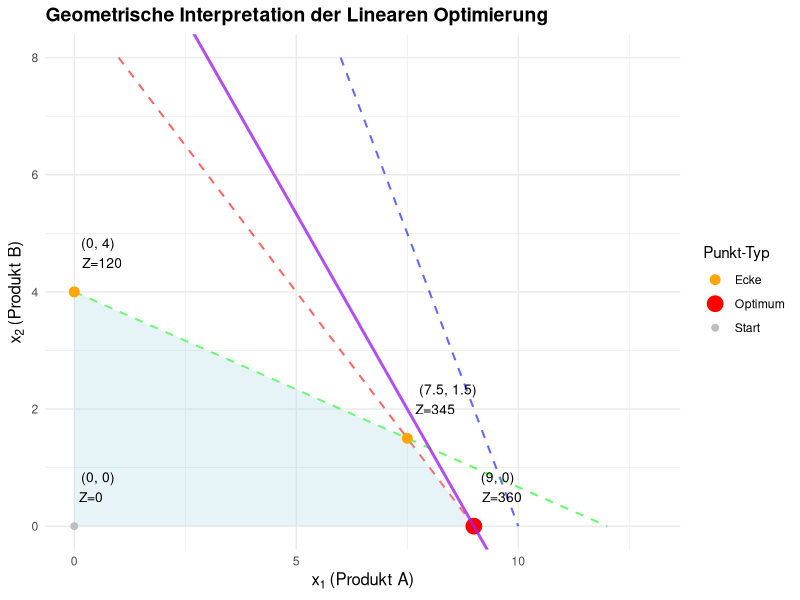
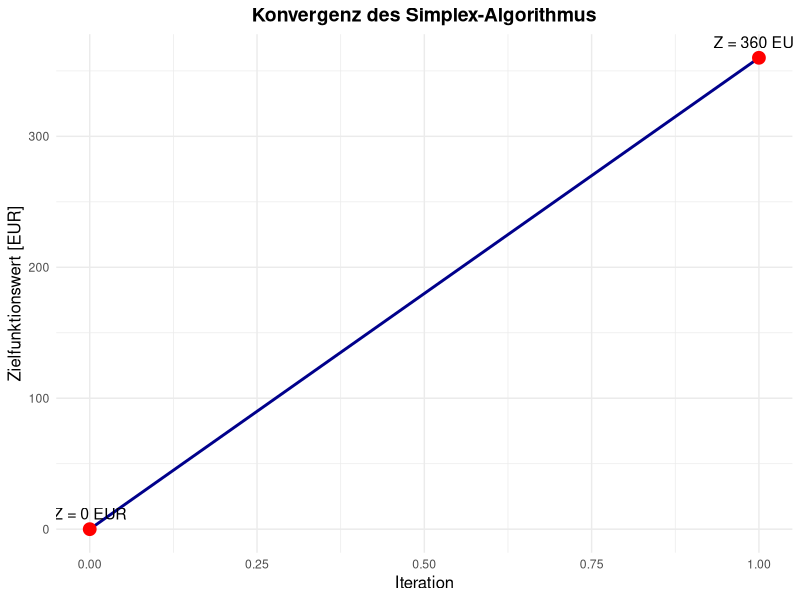

Write R code to recreate these figures, in order.
## ---- chunk 1
options(digits = 4)
knitr::opts_chunk$set(echo=FALSE, message=FALSE, warning=FALSE, cache=FALSE, 
                      dev.args=list(pointsize=11), size="scriptsize")
library(tidyverse)
library(gridExtra)
library(knitr)
## ---- chunk 2
# Initiales Tableau
tableau_0 <- data.frame(
  Basis = c("$s_1$", "$s_2$", "$s_3$", "Z"),
  x_1 = c(4, 10, 1, -40),
  x_2 = c(2, 30, 1, -30),
  s_1 = c(1, 0, 0, 0),
  s_2 = c(0, 1, 0, 0),
  s_3 = c(0, 0, 1, 0),
  RHS = c(40, 120, 9, 0)
)

colnames(tableau_0) <- c("Basis", "$x_1$", "$x_2$", "$s_1$", "$s_2$", "$s_3$", "RHS")
knitr::kable(tableau_0, escape=FALSE, caption = "Initiales Simplex-Tableau (Iteration 0)")
## ---- chunk 3
tableau_1 <- data.frame(
  Basis = c("$s_1$", "$s_2$", "$x_1$", "Z"),
  x_1 = c(0, 0, 1, 0),
  x_2 = c(-2, 20, 1, 10),
  s_1 = c(1, 0, 0, 0),
  s_2 = c(0, 1, 0, 0),
  s_3 = c(-4, -10, 1, 40),
  RHS = c(4, 30, 9, 360)
)

colnames(tableau_1) <- c("Basis", "$x_1$", "$x_2$", "$s_1$", "$s_2$", "$s_3$", "RHS")
knitr::kable(tableau_1, escape=FALSE, caption = "Simplex-Tableau nach Iteration 1 (optimal)")
## ---- chunk 4
# Ressourcen-Auslastung
resources <- data.frame(
  Ressource = c("Arbeitszeit", "Material", "Lager"),
  Verfügbar = c(40, 120, 9),
  Verbraucht = c(
    4*9 + 2*0,
    10*9 + 30*0,
    9 + 0
  ),
  Restkapazität = c(
    40 - (4*9 + 2*0),
    120 - (10*9 + 30*0),
    9 - (9 + 0)
  )
)

resources$`Auslastung (%)` <- round((resources$Verbraucht / resources$Verfügbar) * 100, 1)

knitr::kable(resources, caption = "Ressourcen-Auslastung bei optimaler Lösung")
## ---- chunk 5
# Zulässiger Bereich definieren
x1 <- seq(0, 15, 0.1)

# Nebenbedingungen als Linien
y1 <- (40 - 4*x1) / 2  # 4x1 + 2x2 <= 40
y2 <- (120 - 10*x1) / 30  # 10x1 + 30x2 <= 120
y3 <- 9 - x1  # x1 + x2 <= 9

# Eckpunkte des zulässigen Bereichs
corners <- data.frame(
  x1 = c(0, 0, 7.5, 9),
  x2 = c(0, 4, 1.5, 0),
  Typ = c("Start", "Ecke", "Ecke", "Optimum")
)

# Gewinn für jeden Eckpunkt
corners$Gewinn <- 40*corners$x1 + 30*corners$x2

ggplot() +
  # Nebenbedingungen
  geom_line(aes(x=x1, y=y1), color="blue", linetype="dashed", alpha=0.6, linewidth=0.7) +
  geom_line(aes(x=x1, y=y2), color="green", linetype="dashed", alpha=0.6, linewidth=0.7) +
  geom_line(aes(x=x1, y=y3), color="red", linetype="dashed", alpha=0.6, linewidth=0.7) +
  
  # Zulässiger Bereich
  geom_ribbon(aes(x=x1, ymin=0, ymax=pmin(y1,y2,y3,9)), 
              fill="lightblue", alpha=0.3) +
  
  # Eckpunkte
  geom_point(data=corners, aes(x=x1, y=x2, color=Typ, size=Typ)) +
  geom_text(data=corners, aes(x=x1, y=x2, label=paste0("(", x1, ", ", x2, ")\nZ=", Gewinn)),
            vjust=-0.8, hjust=-0.2, size=3.5) +
  
  # Iso-Gewinnlinie durch Optimum
  geom_abline(intercept=360/30, slope=-40/30, color="purple", linewidth=1, alpha=0.8) +
  
  scale_color_manual(values=c("Start"="gray", "Ecke"="orange", "Optimum"="red")) +
  scale_size_manual(values=c("Start"=2, "Ecke"=3, "Optimum"=5)) +
  
  xlim(0, 13) + ylim(0, 8) +
  labs(title="Geometrische Interpretation der Linearen Optimierung",
       x=expression(x[1]~"(Produkt A)"),
       y=expression(x[2]~"(Produkt B)"),
       color="Punkt-Typ", size="Punkt-Typ") +
  theme_minimal() +
  theme(plot.title=element_text(size=14, face="bold"),
        axis.title=element_text(size=12),
        legend.position="right")
## ---- chunk 6
library(lpSolve)
A <- matrix(c(4, 2, 10, 30, 1, 1), nrow=3, byrow=TRUE)
result <- lp("max", c(40, 30), A, rep("<=", 3), c(40, 120, 9))
## ---- chunk 7
# Schöne Abschlussgrafik
set.seed(42)
simplex_summary <- data.frame(
  Iteration = 0:1,
  x1 = c(0, 9),
  x2 = c(0, 0),
  Gewinn = c(0, 360)
)

ggplot(simplex_summary, aes(x=Iteration, y=Gewinn)) +
  geom_line(color="darkblue", linewidth=1) +
  geom_point(color="red", size=4) +
  geom_text(aes(label=paste0("Z = ", Gewinn, " EUR")), 
            vjust=-0.8, hjust=0.5, size=4) +
  labs(title="Konvergenz des Simplex-Algorithmus",
       y="Zielfunktionswert [EUR]") +
  theme_minimal() +
  theme(plot.title=element_text(size=14, face="bold", hjust=0.5),
        axis.title=element_text(size=12))
